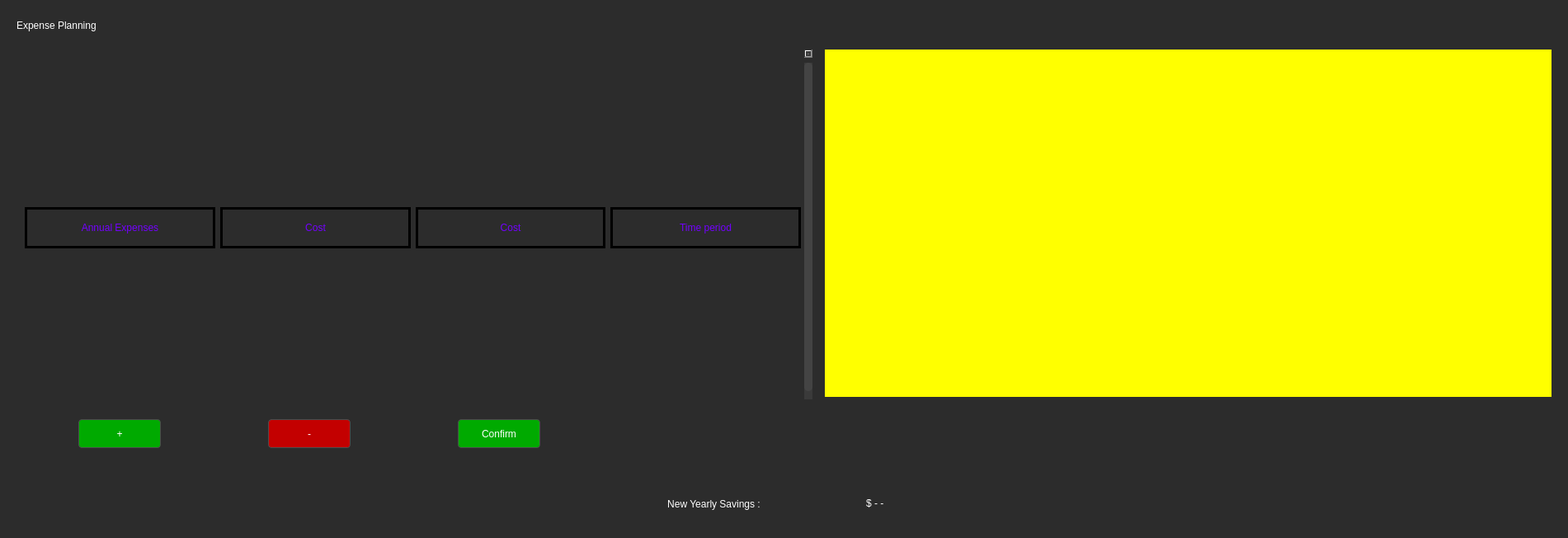
<?xml version="1.0" encoding="UTF-8"?>
<ui version="4.0">
 <class>Form</class>
 <widget class="QWidget" name="Form">
  <property name="geometry">
   <rect>
    <x>0</x>
    <y>0</y>
    <width>1901</width>
    <height>652</height>
   </rect>
  </property>
  <property name="windowTitle">
   <string>Form</string>
  </property>
  <property name="styleSheet">
   <string notr="true">QWidget {
        background-color: #2c2c2c;
        color: #ffffff;
        border: none;
        font: 14pt &quot;Nirmala UI&quot;;
}
QWidget#side_menu {
    background-color: #4e5564;
    color: #ffffff;
    border: 1px solid #4e5564;
    border-radius: 16px;
    font: 14pt &quot;Nirmala UI&quot;;
}
QLabel#Dashboard_Title {
    background-color: none;
    color: #ffffff;
    border: none;
    font: 20pt &quot;Nirmala UI&quot;;
}
QLabel#Eat_Out_Image {
    background-image: url(:/images/pngaaa.com-2384833.png);
    background-color: #4d4d4d;
    border: 1px solid #4d4d4d;
    border-radius: 4px;
    color: #ffffff;
    padding: 5px;
}
QLabel#Grocery_Image {
    background-image: url(:/images/pngaaa.com-2138453.png);
    background-color: #4d4d4d;
    border: 1px solid #4d4d4d;
    border-radius: 4px;
    color: #ffffff;
    padding: 5px;
}
QLabel#Transportation_Image {
    background-image: url(:/images/pngaaa.com-2182093.png);
    background-color: #4d4d4d;
    border: 1px solid #4d4d4d;
    border-radius: 4px;
    color: #ffffff;
    padding: 5px;
}
QLabel#Free_Expense_Image {
    background-image: url(:/images/pngaaa.com-1261106.png);
    background-color: #4d4d4d;
    border: 1px solid #4d4d4d;
    border-radius: 4px;
    color: #ffffff;
    padding: 5px;
}
QLabel#Bills_Image {
    background-image: url(:/images/pngaaa.com-1433501.png);
    background-color: #4d4d4d;
    border: 1px solid #4d4d4d;
    border-radius: 4px;
    color: #ffffff;
    padding: 5px;
}
QLabel#Investment_Image {
    background-image: url(:/images/pngaaa.com-3584133.png);
    background-color: #4d4d4d;
    border: 1px solid #4d4d4d;
    border-radius: 4px;
    color: #ffffff;
    padding: 5px;
}
QLabel#Support_Image {
    background-image: url(:/images/pngaaa.com-2914571.png);
    background-color: #4d4d4d;
    border: 1px solid #4d4d4d;
    border-radius: 4px;
    color: #ffffff;
    padding: 5px;
}
QLabel#Goal_Image {
    background-image: url(:/images/pngaaa.com-848656.png);
    background-color: #4d4d4d;
    border: 1px solid #4d4d4d;
    border-radius: 4px;
    color: #ffffff;
    padding: 5px;
}
QPushButton {
    background-color: #4d4d4d;
    border: 1px solid #4d4d4d;
    border-radius: 4px;
    color: #ffffff;
    padding: 5px;
}
QPushButton:hover {
    background-color: #5a5a5a;
    border: 1px solid #5a5a5a;
}
QPushButton#side_menu_button:hover {
    background-image: url(:/button_image/Burger_button_hover.png);
    background-color: #5a5a5a;
    border: 1px solid #5a5a5a;
}
QPushButton#side_menu_button:pressed {
    background-image: url(:/button_image/Burger_button_click.png);
    background-color: #5a5a5a;
    border: 1px solid #5a5a5a;
}
QPushButton#remove_button_watchlist {
    background-color: #ff0000;
    border: 1px solid #ffffff;
    border-radius: 4px;
    color: #ffffff;
    padding: 5px;
}
QPushButton#remove_button_watchlist:hover {
    background-color: #ff6c6c;
    border: 1px solid #ffffff;
}
QPushButton#remove_button_watchlist:pressed {
    background-color: #aa0000;
    border: 1px solid #ffffff;
}
QPushButton#Add_strategy {
    background-color: #00ad0e;
    border: 1px solid #ffffff;
    border-radius: 4px;
    color: #ffffff;
    padding: 5px;
}
QPushButton#Add_strategy:hover {
    background-color: #67ff74;
    border: 1px solid #ffffff;
}
QPushButton#Add_strategy:pressed {
    background-color: #006408;
    border: 1px solid #a3a3a3;
}
QPushButton#Activation {
    background-color: #00ad0e;
    border: 1px solid #ffffff;
    border-radius: 4px;
    color: #ffffff;
    padding: 5px;
}
QPushButton#Activation:hover {
    background-color: #67ff74;
    border: 1px solid #ffffff;
}
QPushButton#Activation:pressed {
    background-color: #006408;
    border: 1px solid #a3a3a3;
}
QPushButton#Blue_button {
    background-color: #0003bb;
    border: 1px solid #ffffff;
    border-radius: 4px;
    color: #ffffff;
    padding: 5px;
}
QPushButton#Blue_button:hover {
    background-color: #4446d1;
    border: 1px solid #ffffff;
}
QPushButton#Blue_button:pressed {
    background-color: #000277;
    border: 1px solid #a3a3a3;
}
QPushButton#Yellow_button {
    background-color: #a5bd1e;
    border: 1px solid #ffffff;
    border-radius: 4px;
    color: #ffffff;
    padding: 5px;
}
QPushButton#Yellow_button:hover {
    background-color: #e5ff54;
    border: 1px solid #ffffff;
}
QPushButton#Yellow_button:pressed {
    background-color: #81960f;
    border: 1px solid #a3a3a3;
}
QCheckBox {
    color: #ffffff;
}
QLineEdit {
    background-color: #4d4d4d;
    border: 1px solid #4d4d4d;
    color: #ffffff;
    padding: 5px;
    border-color: #ffffff;
    border-radius: 6px;
}
QTextEdit {
    background-color: #4d4d4d;
    border: 1px solid #4d4d4d;
    color: #ffffff;
    padding: 5px;
    border-color: #ffffff;
    border-radius: 20px;
}
QProgressBar {
    border: 1px solid #444444;
    border-radius: 7px;
    background-color: #2e2e2e;
    text-align: center;
    font-size: 10pt;
    color: white;
}
QProgressBar::chunk {
    background-color: #3a3a3a;
    width: 5px;
}
QScrollBar:vertical {
    border: none;
    background-color: #3a3a3a;
    width: 10px;
    margin: 16px 0 16px 0;
}
QScrollBar::handle:vertical {
    background-color: #444444;
    border-radius: 5px;
}
QScrollBar:horizontal {
    border: none;
    background-color: #3a3a3a;
    height: 10px;
    margin: 0px 16px 0 16px;
}
QScrollBar::handle:horizontal {
    background-color: #444444;
    border-radius: 5px;
}
QTabWidget {
    background-color: #2e2e2e;
    border: none;
}
QTabBar::tab {
    background-color: #2e2e2e;
    color: #b1b1b1;
    padding: 8px 20px;
    border-top-left-radius: 5px;
    border-top-right-radius: 5px;
    border: none;
}
QTabBar::tab:selected, QTabBar::tab:hover {
    background-color: #3a3a3a;
    color: white;
}</string>
  </property>
  <widget class="QWidget" name="budget_planning_widget_2" native="true">
   <property name="geometry">
    <rect>
     <x>0</x>
     <y>0</y>
     <width>1901</width>
     <height>651</height>
    </rect>
   </property>
   <widget class="QLabel" name="budget_planning_label_3">
    <property name="geometry">
     <rect>
      <x>20</x>
      <y>10</y>
      <width>251</width>
      <height>41</height>
     </rect>
    </property>
    <property name="styleSheet">
     <string notr="true">font: 700 22pt &quot;Nirmala UI&quot;;</string>
    </property>
    <property name="text">
     <string>Expense Planning</string>
    </property>
   </widget>
   <widget class="QScrollArea" name="scrollArea_2">
    <property name="geometry">
     <rect>
      <x>30</x>
      <y>60</y>
      <width>955</width>
      <height>440</height>
     </rect>
    </property>
    <property name="minimumSize">
     <size>
      <width>955</width>
      <height>440</height>
     </size>
    </property>
    <property name="maximumSize">
     <size>
      <width>943</width>
      <height>440</height>
     </size>
    </property>
    <property name="widgetResizable">
     <bool>true</bool>
    </property>
    <widget class="QWidget" name="scrollAreaWidgetContents_7">
     <property name="geometry">
      <rect>
       <x>0</x>
       <y>-1</y>
       <width>945</width>
       <height>450</height>
      </rect>
     </property>
     <property name="minimumSize">
      <size>
       <width>0</width>
       <height>450</height>
      </size>
     </property>
     <widget class="QWidget" name="layoutWidget_5">
      <property name="geometry">
       <rect>
        <x>0</x>
        <y>1</y>
        <width>941</width>
        <height>431</height>
       </rect>
      </property>
      <layout class="QGridLayout" name="gridLayout_13">
       <property name="topMargin">
        <number>0</number>
       </property>
       <property name="verticalSpacing">
        <number>6</number>
       </property>
       <item row="0" column="0">
        <widget class="QLabel" name="Expenses_label_3">
         <property name="maximumSize">
          <size>
           <width>16777215</width>
           <height>50</height>
          </size>
         </property>
         <property name="styleSheet">
          <string notr="true">font: 18pt &quot;Nirmala UI&quot;;
color: #7300ff;
border: 2.5px solid #000000;</string>
         </property>
         <property name="text">
          <string>Annual Expenses</string>
         </property>
         <property name="alignment">
          <set>Qt::AlignCenter</set>
         </property>
        </widget>
       </item>
       <item row="0" column="3">
        <widget class="QLabel" name="percentage_label_3">
         <property name="maximumSize">
          <size>
           <width>16777215</width>
           <height>50</height>
          </size>
         </property>
         <property name="styleSheet">
          <string notr="true">font: 18pt &quot;Nirmala UI&quot;;
color: #7300ff;
border: 2.5px solid #000000;</string>
         </property>
         <property name="text">
          <string>Time period</string>
         </property>
         <property name="alignment">
          <set>Qt::AlignCenter</set>
         </property>
        </widget>
       </item>
       <item row="0" column="2">
        <widget class="QLabel" name="cost_label_3">
         <property name="maximumSize">
          <size>
           <width>16777215</width>
           <height>50</height>
          </size>
         </property>
         <property name="styleSheet">
          <string notr="true">font: 18pt &quot;Nirmala UI&quot;;
color: #7300ff;
border: 2.5px solid #000000;</string>
         </property>
         <property name="text">
          <string>Cost</string>
         </property>
         <property name="alignment">
          <set>Qt::AlignCenter</set>
         </property>
        </widget>
       </item>
       <item row="0" column="1">
        <widget class="QLabel" name="input_label_3">
         <property name="maximumSize">
          <size>
           <width>16777215</width>
           <height>50</height>
          </size>
         </property>
         <property name="styleSheet">
          <string notr="true">font: 18pt &quot;Nirmala UI&quot;;
color: #7300ff;
border: 2.5px solid #000000;</string>
         </property>
         <property name="text">
          <string>Cost</string>
         </property>
         <property name="alignment">
          <set>Qt::AlignCenter</set>
         </property>
        </widget>
       </item>
      </layout>
     </widget>
    </widget>
   </widget>
   <widget class="QTableView" name="monthly_review_tableView_3">
    <property name="geometry">
     <rect>
      <x>1000</x>
      <y>60</y>
      <width>881</width>
      <height>421</height>
     </rect>
    </property>
    <property name="styleSheet">
     <string notr="true">background-color: rgb(255, 255, 0);</string>
    </property>
   </widget>
   <widget class="QLabel" name="average_actualy_m_wage_label_23">
    <property name="geometry">
     <rect>
      <x>730</x>
      <y>580</y>
      <width>271</width>
      <height>61</height>
     </rect>
    </property>
    <property name="styleSheet">
     <string notr="true">font: 800 16pt &quot;Nirmala UI&quot;;</string>
    </property>
    <property name="text">
     <string>New Yearly Savings :</string>
    </property>
    <property name="alignment">
     <set>Qt::AlignCenter</set>
    </property>
    <property name="wordWrap">
     <bool>true</bool>
    </property>
   </widget>
   <widget class="QLabel" name="average_actualy_m_wage_label_24">
    <property name="geometry">
     <rect>
      <x>1050</x>
      <y>580</y>
      <width>150</width>
      <height>60</height>
     </rect>
    </property>
    <property name="styleSheet">
     <string notr="true">font: 800 16pt &quot;Nirmala UI&quot;;</string>
    </property>
    <property name="text">
     <string>$ - -</string>
    </property>
    <property name="alignment">
     <set>Qt::AlignLeading|Qt::AlignLeft|Qt::AlignVCenter</set>
    </property>
    <property name="wordWrap">
     <bool>true</bool>
    </property>
   </widget>
   <widget class="QPushButton" name="add_pushButton_5">
    <property name="geometry">
     <rect>
      <x>95</x>
      <y>508</y>
      <width>100</width>
      <height>35</height>
     </rect>
    </property>
    <property name="styleSheet">
     <string notr="true">QPushButton {
    background-color: #00aa00;
    border: 1px solid #4d4d4d;
    border-radius: 4px;
    color: #ffffff;
    padding: 5px;
}
QPushButton:hover {
    background-color: #00ff00;
    border: 1px solid #5a5a5a;
}
QPushButton:pressed {
	background-color: #007900;
    border: 1px solid #5a5a5a;
}</string>
    </property>
    <property name="text">
     <string>+</string>
    </property>
   </widget>
   <widget class="QPushButton" name="minus_pushButton_6">
    <property name="geometry">
     <rect>
      <x>325</x>
      <y>508</y>
      <width>100</width>
      <height>35</height>
     </rect>
    </property>
    <property name="styleSheet">
     <string notr="true">QPushButton {
    background-color: #c30000;
    border: 1px solid #4d4d4d;
    border-radius: 4px;
    color: #ffffff;
    padding: 5px;
}
QPushButton:hover {
    background-color: #ff5a5a;
    border: 1px solid #5a5a5a;
}
QPushButton:pressed {
	background-color: #8c0000;
    border: 1px solid #5a5a5a;
}</string>
    </property>
    <property name="text">
     <string>-</string>
    </property>
   </widget>
   <widget class="QPushButton" name="add_pushButton_6">
    <property name="geometry">
     <rect>
      <x>555</x>
      <y>508</y>
      <width>100</width>
      <height>35</height>
     </rect>
    </property>
    <property name="styleSheet">
     <string notr="true">QPushButton {
    background-color: #00aa00;
    border: 1px solid #4d4d4d;
    border-radius: 4px;
    color: #ffffff;
    padding: 5px;
}
QPushButton:hover {
    background-color: #00ff00;
    border: 1px solid #5a5a5a;
}
QPushButton:pressed {
	background-color: #007900;
    border: 1px solid #5a5a5a;
}</string>
    </property>
    <property name="text">
     <string>Confirm</string>
    </property>
   </widget>
  </widget>
 </widget>
 <resources/>
 <connections/>
</ui>
